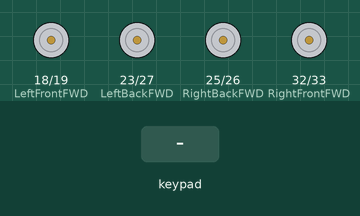
A sketch run on a simulated ESP32. On the bench: motor-driver pin pairs drawn as motors (green arrow = first pin HIGH = forward, orange = second pin HIGH = backward, longer = more drive). The inputs (shaded band) are chosen by the test bench. What the sketch prints to the serial monitor is not drawn.

Above: at 1.2 s.
1.3 s: key 'U' pressed
At 1.5 s:
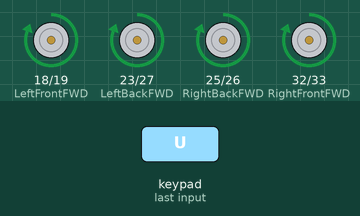
3.2 s: key 'D' pressed
At 3.41 s:
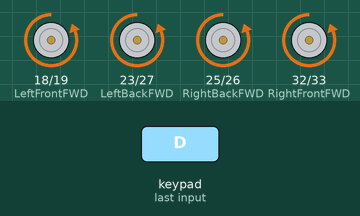
5.1 s: key 'L' pressed
At 5.3 s:
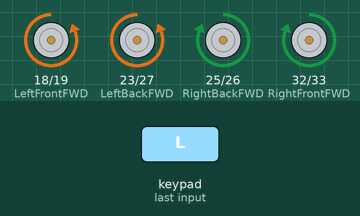
7.0 s: key 'R' pressed
At 7.2 s:
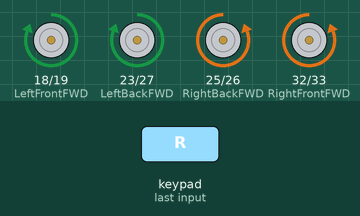
8.9 s: key 'X' pressed
At 9.11 s:
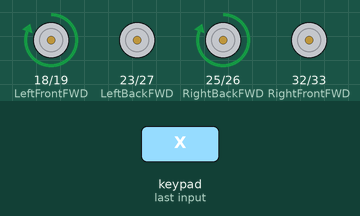
10.8 s: key 'O' pressed
At 11.0 s:
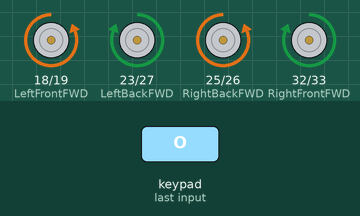
Timing chart, 0 to 13.7 s (numbered marks = the images above; inputs shaded):
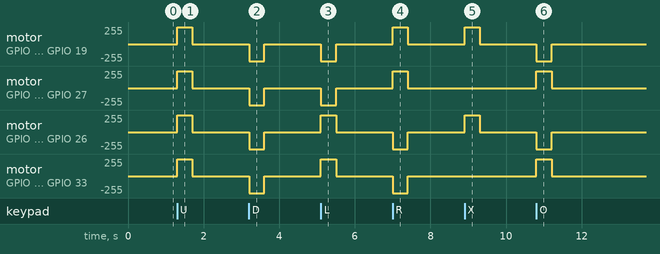

The sketch:

deneyap-1a-v2-ble-bluetooth-araba-mecanum-teker.ino
```cpp
#define CUSTOM_SETTINGS
#define INCLUDE_GAMEPAD_MODULE
#include <DabbleESP32.h>

#include <Arduino.h>

#define RightFrontFWD 32
#define RightFrontBWD 33
#define RightBackFWD 25
#define RightBackBWD 26

#define LeftFrontFWD 18
#define LeftFrontBWD 19
#define LeftBackFWD 23
#define LeftBackBWD 27

void setup() {
  pinMode(RightFrontFWD, OUTPUT);
  pinMode(RightFrontBWD, OUTPUT);
  pinMode(RightBackFWD, OUTPUT);
  pinMode(RightBackBWD, OUTPUT);
  pinMode(LeftFrontFWD, OUTPUT);
  pinMode(LeftFrontBWD, OUTPUT);
  pinMode(LeftBackFWD, OUTPUT);
  pinMode(LeftBackBWD, OUTPUT);
  // put your setup code here, to run once:
  Serial.begin(115200);      // make sure your Serial Monitor is also set at this baud rate.
  Dabble.begin("MyEsp32");       //set bluetooth name of your device
}

void loop() {
  Dabble.processInput();//this function is used to refresh data obtained from smartphone.Hence calling this function is mandatory in order to get data properly from your mobile.
  Serial.print("KeyPressed: ");
  if (GamePad.isUpPressed())
  {
    Serial.print("Up");
    moveForward();
  } else if (GamePad.isDownPressed())
  {
    Serial.print("Down");
    moveBackward();
  } else if (GamePad.isLeftPressed())
  {
    Serial.print("Left");
    rotateLeft();
  } else if (GamePad.isRightPressed())
  {
    Serial.print("Right");
    rotateRight();
  } else if (GamePad.isSquarePressed())
  {
    Serial.print("Square");
    moveSidewaysRight();
  } else if (GamePad.isCirclePressed())
  {
    Serial.print("Circle");
    moveSidewaysLeft();
  } else if (GamePad.isCrossPressed())
  {
    Serial.print("Cross");
    moveRightForward();
  } else if (GamePad.isTrianglePressed())
  {
    Serial.print("Triangle");
    moveLeftForward();
  } else
  {
    stopMoving();
  }

  /*if (GamePad.isStartPressed())
    {
    Serial.print("Start");
    }

    if (GamePad.isSelectPressed())
    {
    Serial.print("Select");
    } */
  Serial.print('\t');

  int a = GamePad.getAngle();
  Serial.print("Angle: ");
  Serial.print(a);
  Serial.print('\t');
  int b = GamePad.getRadius();
  Serial.print("Radius: ");
  Serial.print(b);
  Serial.print('\t');
  float c = GamePad.getXaxisData();
  Serial.print("x_axis: ");
  Serial.print(c);
  Serial.print('\t');
  float d = GamePad.getYaxisData();
  Serial.print("y_axis: ");
  Serial.println(d);
  Serial.println();
}

void moveForward() {
  digitalWrite(RightFrontFWD, HIGH);
  digitalWrite(RightFrontBWD, LOW);
  digitalWrite(RightBackFWD, HIGH);
  digitalWrite(RightBackBWD, LOW);

  digitalWrite(LeftFrontFWD, HIGH);
  digitalWrite(LeftFrontBWD, LOW);
  digitalWrite(LeftBackFWD, HIGH);
  digitalWrite(LeftBackBWD, LOW);
}

void moveBackward() {
  digitalWrite(RightFrontFWD, LOW);
  digitalWrite(RightFrontBWD, HIGH);
  digitalWrite(RightBackFWD, LOW);
  digitalWrite(RightBackBWD, HIGH);

  digitalWrite(LeftFrontFWD, LOW);
  digitalWrite(LeftFrontBWD, HIGH);
  digitalWrite(LeftBackFWD, LOW);
  digitalWrite(LeftBackBWD, HIGH);
}

void rotateRight() {
  digitalWrite(RightFrontFWD, LOW);
  digitalWrite(RightFrontBWD, HIGH);
  digitalWrite(RightBackFWD, LOW);
  digitalWrite(RightBackBWD, HIGH);

  digitalWrite(LeftFrontFWD, HIGH);
  digitalWrite(LeftFrontBWD, LOW);
  digitalWrite(LeftBackFWD, HIGH);
  digitalWrite(LeftBackBWD, LOW);
}

void rotateLeft() {
  digitalWrite(RightFrontFWD, HIGH);
  digitalWrite(RightFrontBWD, LOW);
  digitalWrite(RightBackFWD, HIGH);
  digitalWrite(RightBackBWD, LOW);

  digitalWrite(LeftFrontFWD, LOW);
  digitalWrite(LeftFrontBWD, HIGH);
  digitalWrite(LeftBackFWD, LOW);
  digitalWrite(LeftBackBWD, HIGH);
}

void moveSidewaysRight() {
  digitalWrite(RightFrontFWD, LOW);
  digitalWrite(RightFrontBWD, HIGH);
  digitalWrite(RightBackFWD, HIGH);
  digitalWrite(RightBackBWD, LOW);

  digitalWrite(LeftFrontFWD, HIGH);
  digitalWrite(LeftFrontBWD, LOW);
  digitalWrite(LeftBackFWD, LOW);
  digitalWrite(LeftBackBWD, HIGH);
}

void moveSidewaysLeft() {
  digitalWrite(RightFrontFWD, HIGH);
  digitalWrite(RightFrontBWD, LOW);
  digitalWrite(RightBackFWD, LOW);
  digitalWrite(RightBackBWD, HIGH);

  digitalWrite(LeftFrontFWD, LOW);
  digitalWrite(LeftFrontBWD, HIGH);
  digitalWrite(LeftBackFWD, HIGH);
  digitalWrite(LeftBackBWD, LOW);
}

void moveRightForward() {
  digitalWrite(RightFrontFWD, LOW);
  digitalWrite(RightFrontBWD, LOW);
  digitalWrite(RightBackFWD, HIGH);
  digitalWrite(RightBackBWD, LOW);

  digitalWrite(LeftFrontFWD, HIGH);
  digitalWrite(LeftFrontBWD, LOW);
  digitalWrite(LeftBackFWD, LOW);
  digitalWrite(LeftBackBWD, LOW);
}

void moveLeftForward() {
  digitalWrite(RightFrontFWD, HIGH);
  digitalWrite(RightFrontBWD, LOW);
  digitalWrite(RightBackFWD, LOW);
  digitalWrite(RightBackBWD, LOW);

  digitalWrite(LeftFrontFWD, LOW);
  digitalWrite(LeftFrontBWD, LOW);
  digitalWrite(LeftBackFWD, HIGH);
  digitalWrite(LeftBackBWD, LOW);
}

void stopMoving() {
  digitalWrite(RightFrontFWD, LOW);
  digitalWrite(RightFrontBWD, LOW);
  digitalWrite(RightBackFWD, LOW);
  digitalWrite(RightBackBWD, LOW);

  digitalWrite(LeftFrontFWD, LOW);
  digitalWrite(LeftFrontBWD, LOW);
  digitalWrite(LeftBackFWD, LOW);
  digitalWrite(LeftBackBWD, LOW);
}
```

Measured:
- after the input at 1.3 s, motor on GPIO 18 (LeftFrontFWD) / GPIO 19 (LeftFrontBWD), motor on GPIO 23 (LeftBackFWD) / GPIO 27 (LeftBackBWD), motor on GPIO 25 (RightBackFWD) / GPIO 26 (RightBackBWD), motor on GPIO 32 (RightFrontFWD) / GPIO 33 (RightFrontBWD): stopped → forward 255/255 at once, → stopped 0.40 s later
- after the input at 3.2 s, motor on GPIO 18 (LeftFrontFWD) / GPIO 19 (LeftFrontBWD), motor on GPIO 23 (LeftBackFWD) / GPIO 27 (LeftBackBWD), motor on GPIO 25 (RightBackFWD) / GPIO 26 (RightBackBWD), motor on GPIO 32 (RightFrontFWD) / GPIO 33 (RightFrontBWD): stopped → backward 255/255 at once, → stopped 0.40 s later
- after the input at 5.1 s, motor on GPIO 18 (LeftFrontFWD) / GPIO 19 (LeftFrontBWD), motor on GPIO 23 (LeftBackFWD) / GPIO 27 (LeftBackBWD): stopped → backward 255/255 at once, → stopped 0.40 s later
- after the input at 7.0 s, motor on GPIO 18 (LeftFrontFWD) / GPIO 19 (LeftFrontBWD), motor on GPIO 23 (LeftBackFWD) / GPIO 27 (LeftBackBWD): stopped → forward 255/255 at once, → stopped 0.40 s later
- after the input at 8.9 s, motor on GPIO 18 (LeftFrontFWD) / GPIO 19 (LeftFrontBWD), motor on GPIO 25 (RightBackFWD) / GPIO 26 (RightBackBWD): stopped → forward 255/255 at once, → stopped 0.40 s later
- after the input at 10.8 s, motor on GPIO 18 (LeftFrontFWD) / GPIO 19 (LeftFrontBWD): stopped → backward 255/255 at once, → stopped 0.40 s later; motor on GPIO 23 (LeftBackFWD) / GPIO 27 (LeftBackBWD): stopped → forward 255/255 at once, → stopped 0.40 s later
